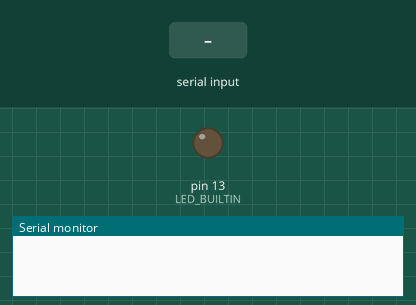
Recording of a sketch running on a simulated Arduino Uno, built with avr-gcc and run on an emulated ATmega328P. On the bench: output pins drawn as LEDs (lit = HIGH), the last lines printed to the serial monitor. Inputs (shaded band) come from the test bench.

Above: at 1.2 s.
1.3 s: "1" received over Serial
At 2.3 s:
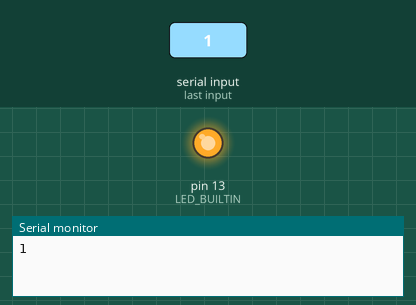
Timing chart, 0 to 4.3 s (numbered marks = the images above; inputs shaded):
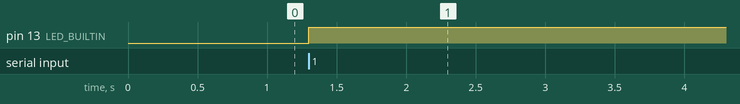

Measured:
- after the input at 1.3 s, pin 13 (LED_BUILTIN): LOW → HIGH at once

The sketch:

nodemcuSerial.ino
```cpp
#include <SoftwareSerial.h>
SoftwareSerial BTserial(13, 15); // RX | TX
char c = ' ';
void setup()
{

Serial.begin(9600);
BTserial.begin(115200);

pinMode(LED_BUILTIN,OUTPUT);
}
void loop()
{
if (Serial.available())
{ digitalWrite(LED_BUILTIN,HIGH);
c=Serial.read();
Serial.print(c);
}
}
```
